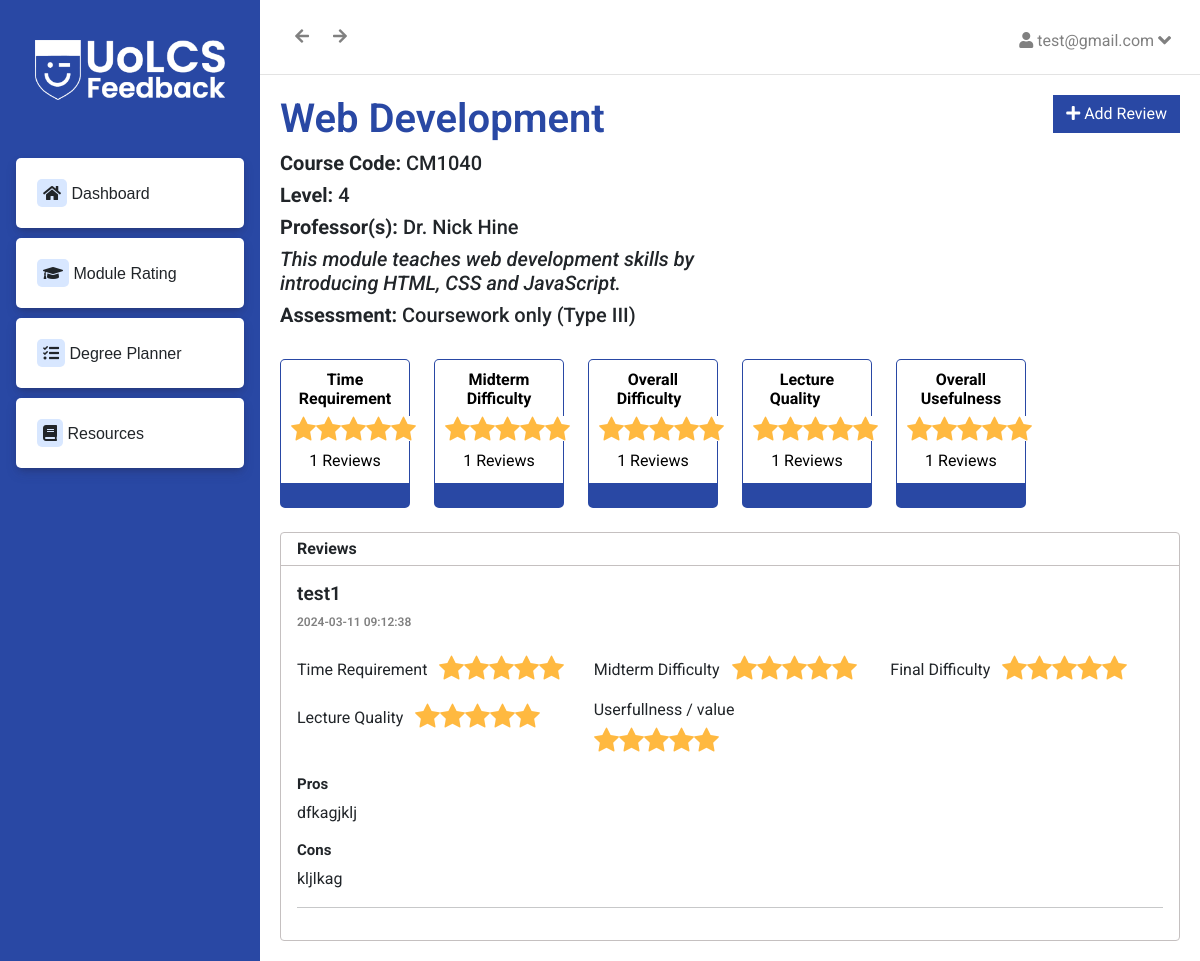
Screenshot of /module/CM1040 (signed in) with the database file from the repository.
### app/models.py (models this page shows, shortened)
class User(UserMixin, db.Model):
	id = db.Column(db.Integer, primary_key=True)
	email = db.Column(db.String(500), unique=True, index=True)
	password = db.Column(db.String(500))
	name = db.Column(db.String(500))
	reviews = db.relationship('Rating', backref='user')
	usermodules = db.relationship('UserModule', backref='user', lazy='dynamic')

class Module(db.Model):
	code = db.Column(db.String(20), primary_key=True)
	name = db.Column(db.String(100))
	professor = db.Column(db.String(100))
	year = db.Column(db.Integer)
	level = db.Column(db.String(5))
	moduleDescription = db.Column(db.Text)
	assessment = db.Column(db.Text)
	ratings = db.relationship('Rating', backref='module')
	userNotes = db.relationship('UserNotes', backref='module')
	usermodules = db.relationship('UserModule', backref='module', lazy='dynamic')

class Rating(db.Model):
	id = db.Column(db.Integer, primary_key=True)
	userId = db.Column(db.Integer, ForeignKey(User.__tablename__ + '.id'), nullable=False)
	moduleCode = db.Column(db.Integer, ForeignKey(Module.__tablename__ + '.code'), nullable=False)
	time = db.Column(db.Integer)
	midterm = db.Column(db.Integer)
	final = db.Column(db.Integer)
	lectures = db.Column(db.Integer)
	usefulness = db.Column(db.Integer)
	pros = db.Column(db.Text)
	cons = db.Column(db.Text)
	helpful = db.Column(db.Integer, default= 0)
	nothelpful = db.Column(db.Integer, default= 0)
	created_on = db.Column(db.DateTime, server_default=db.func.now())

### app/blueprints/main/routes.py (the view)
@bp.route('/module/<id>', methods=['GET'])
@login_required
def module(id):
	mod = Module.query.get(id)
	ratings = getRating(mod.ratings)
	userIdd = current_user.id
	allRatings = Rating.query.filter(Rating.userId!=userIdd, Rating.moduleCode == id).all()
	myRatings = Rating.query.filter_by(userId=userIdd, moduleCode = id).all()
	return render_template('main/module.html', module = mod, allRatings = myRatings + allRatings, ratings = ratings, myRatings = myRatings)

### app/blueprints/main/routes.py (called while the page is built)
def getRating(rating):
	timeTotal = 0
	midtermTotal = 0
	finalTotal = 0
	lecturesTotal = 0
	usefulnessTotal = 0
	count = 0
	for rat in rating:
		timeTotal = timeTotal + rat.time
		midtermTotal = midtermTotal + rat.midterm
		finalTotal = finalTotal + rat.final
		lecturesTotal = lecturesTotal + rat.lectures
		usefulnessTotal = usefulnessTotal + rat.usefulness
		count = count + 1
	if(count == 0):
		return {"time" : {'count': 0, 'avg' : 0}, "midterm" : {'count': 0, 'avg' : 0}, "final" : {'count': 0, 'avg' : 0}, "lecture" : {'count': 0, 'avg' : 0}, "usefulness" : {'count': 0, 'avg' : 0}}
	else:
		return {"time" : {'count': count, 'avg' : timeTotal/count}, "midterm" : {'count': count, 'avg' : midtermTotal/count}, "final" : {'count': count, 'avg' : finalTotal/count}, "lecture" : {'count': count, 'avg' : lecturesTotal/count}, "usefulness" : {'count': count, 'avg' : usefulnessTotal/count}}

### app/models.py (called while the page is built)
@login.user_loader
def load_user(id):
	return User.query.get(id)

### app/templates/main/module.html (shortened to what this page needs)
{% extends 'main/base.html' %}
{% block main %}
<div class="row">
    <div class="col-md-6">
        <h2 class="module-name" style="font-size: 40px;">{{module.name}}</h2>
        <h5><strong>Course Code:</strong> {{module.code}}</h5>
        <h5><strong>Level:</strong> {{module.level}}</h5>
        <h5><strong>Professor(s):</strong> {{module.professor}}</h5>
        <h5><i>{{module.moduleDescription}}</i> </h5>
        <h5><strong>Assessment:</strong> {{module.assessment}}</h5>
    </div>
    <div class="col-md-6 text-end">
        {% if myRatings|length == 0 %}
        <a class="btn btn-primary" data-bs-toggle="modal" data-bs-target="#addReview"><i class="fa fa-plus" aria-hidden="true"></i> Add Review </a>
        {% else %}
        <a class="btn btn-secondary noHover" disabled> Reviewed </a>
        {% endif %}
    </div>
</div>
<div class="content-wrapper mt-4">
    <div class="row">
      <div class="col-sm-2">
            <div class="rating-box text-center">
                <h6 class="mb-2">Time Requirement</h6>
                <span class="stars" style="margin: 0px auto;"> {{ratings.time.avg}}</span>
                <p class="mt-2 mb-0">{{ratings.time.count}} Reviews</p>
            </div>
      </div>
      <div class="col-sm-2">
                <div class="rating-box text-center">
                    <h6 class="mb-2">Midterm Difficulty</h6>
                    <span class="stars" style="margin: 0px auto;"> {{ratings.midterm.avg}}</span>
                    <p class="mt-2 mb-0">{{ratings.midterm.count}} Reviews</p>
                </div>
        </div>
        <div class="col-sm-2">
            <div class="rating-box text-center">
                <h6 class="mb-2">Overall Difficulty &nbsp;</h6>
                <span class="stars" style="margin: 0px auto;"> {{ratings.final.avg}}</span>
                <p class="mt-2 mb-0">{{ratings.final.count}} Reviews</p>
            </div>
        </div>
        <div class="col-sm-2">
            <div class="rating-box text-center">
                <h6 class="mb-2">Lecture Quality &nbsp; &nbsp; &nbsp; </h6>
                <span class="stars" style="margin: 0px auto;">  {{ratings.lecture.avg}}</span>
                <p class="mt-2 mb-0">{{ratings.lecture.count}} Reviews</p>
            </div>
        </div>
        <div class="col-sm-2">
            <div class="rating-box text-center">
                <h6 class="mb-2">Overall Usefulness </h6>
                <span class="stars" style="margin: 0px auto;"> {{ratings.usefulness.avg}}</span>
                <p class="mt-2 mb-0">{{ratings.usefulness.count}} Reviews</p>
            </div>
        </div>
    </div>
    <div class="row mt-4">
        <div class="col-sm-12">
            <div class="module-reviews">
                <div class="head px-3 py-1">
                    Reviews
                </div>
                <div class="reviews-list p-3">
                    {% for item in allRatings %}
                    <div class="review">
                        <h4>{{item.user.name}}</h4>
                        <p class="date">{{item.created_on}} </p>
                        <div class="ratings">
                            <div class="row">
                                <div class="col-md-4 my-2">
                                    <span class="rating-title">Time Requirement</span>
                                    <span class="stars" style="display: inline-block;"> {{item.time}}</span>
                                </div>
                                <div class="col-md-4 my-2">
                                    <span class="rating-title">Midterm Difficulty                                    </span>
                                    <span class="stars" style="display: inline-block;"> {{item.midterm}}</span>
                                </div>
                                <div class="col-md-4 my-2">
                                    <span class="rating-title">Final Difficulty</span>
                                    <span class="stars" style="display: inline-block;"> {{item.final}}</span>
                                </div>
                                <div class="col-md-4 my-2">
                                    <span class="rating-title">Lecture Quality</span>
                                    <span class="stars" style="display: inline-block;"> {{item.lectures}}</span>
                                </div>
                                <div class="col-md-4 my-2">
                                    <span class="rating-title">Userfullness / value</span>
                                    <span class="stars" style="display: inline-block;"> {{item.usefulness}}</span>
                                </div>
                            </div>
                        </div>
                        <div class="my-2 pros">
                            <h6>Pros</h6>
                            <p>{{item.pros}}</p>
                        </div>
                        <div class="my-2 cons">
                            <h6>Cons</h6>
                            <p>{{item.cons}}</p>
                        </div>
                    </div>
                    <hr>
                    {% endfor %}
                </div>
            </div>
        </div>
    </div>
</div>
{% endblock %}

### app/templates/main/base.html (shortened to what this page needs)
<!DOCTYPE html>
<html lang="en">
<head>
	<link rel="stylesheet" href="https://cdnjs.cloudflare.com/ajax/libs/font-awesome/4.7.0/css/font-awesome.min.css">
	<link rel="stylesheet" href="https://cdnjs.cloudflare.com/ajax/libs/font-awesome/5.7.0/css/all.min.css" />
	<link href="https://cdn.jsdelivr.net/npm/bootstrap@5.1.3/dist/css/bootstrap.min.css" rel="stylesheet">
	<link rel="stylesheet" href="{{ url_for('static', filename='public/style.css') }}">
</head>
<body class="dashboard">
	<header class="dashboard-header">
		<a href="\main">
		<img src="{{ url_for('static', filename='assets/logo-white.png') }}" alt="Logo">
		</a>
		<br><br>
		<nav>
			<a href="/main" class="link"><i class="fas fa-home "></i> Dashboard</a>
			<a href="/modules" class="link"><i class="fas fa-graduation-cap"></i> Module Rating</a>
			<a href="/degree-planner" class="link"><i class="fas fa-tasks"></i> Degree Planner</a>
			<a href="/resources" class="link"><i class="fas fa-book"></i> Resources</a>
		</nav>
	</header>
	<main>
		<div class="top-bar">
			<div>
				<a onclick="history.back()">
					<i class="fa fa-arrow-left" aria-hidden="true"></i>
				</a>
				<a onclick="history.forward()">
					<i class="fa fa-arrow-right" aria-hidden="true"></i>
				</a>
				<div class="dropdown-container">
					<label for="openDropdown" class="dropdown">
						<i class="fas fa-user"></i>
						{{ current_user.email }}
					  	<i class="fa fa-angle-down"></i>
					</label>
				</div>
			</div>
		</div>
		<div class="dashboard-content">
			{% block main %}
			{% endblock %}
		</div>
	</main>
</body>
</html>

### app/static/public/style.css (style rules this page uses)
* { box-sizing: border-box; margin: 0; }
html { scroll-behavior: smooth; }
:root { --color: rgb(41,72,164); }
body { margin: 0; display: grid; grid-template-rows: auto 1fr auto; min-height: 100vh; font-family: 'Roboto', sans-serif; }
header { font-family: 'Poppins', sans-serif; padding: 1rem; display: grid; align-items: center; grid-template-columns: 1fr auto 1fr; }
header nav { display: flex; gap: 1rem; }
header nav a { text-decoration: none; color: black; padding: 0.25rem 1rem; }
header img, footer img { height: 6rem; }
.dashboard-header { padding-top: 40px; background: var(--color); position: fixed; left: 0; width: 260px; height: 100%; align-items: start; display: block; }
.dashboard-header nav { display: block; }
.dashboard-header img { margin:auto; display:block; max-width: 100%; max-height: 60px; }
.dashboard-header nav a { width: 100%; background-color: white; display: block; padding: 21px; border-radius: 5px; margin: 10px 0px 10px 0px; box-shadow: rgba(50, 50, 93, 0.25) 0px 6px 12px -2px, rgba(0, 0, 0, 0.3) 0px 3px 7px -3px; }
.dashboard-header nav i { background-color: #D8E7FF; padding: 6px; border-radius: 5px; }
.dashboard main { margin-left: 260px; }
.top-bar { padding: 25px; border-bottom: 1px solid #e3e3e3; color: gray; }
.top-bar a { padding: 10px; }
.dropdown-container { float: right; }
.dropdown { padding: 4px; border-radius: 3px; justify-content: space-around; font-size: 1.0rem; cursor: pointer; }
.fa-angle-down { position: relative; top: 2px; font-size: 1.3rem; transition: transform 0.3s ease; }
.dashboard-content { padding: 20px; }
.btn-primary { color: #fff; background-color: #2948a4; border-color: #2948a4; border-radius: 0; }
.link, .link:hover { text-decoration: none; margin-right: 8px; cursor: pointer; color: unset; }
.module-name { font-size: 1.1rem; font-weight: 600; color: #2948a4; }
.rating-box { color: orange; }
span.stars, span.stars span { display: block; background: url('/static/assets/star.svg') 0 0 repeat-x; width: 125px; height: 25px; background-size: 25px 25px; }
.rating-box { border: 1px solid #2948a4; padding:10px; border-bottom: 25px solid #2948a4; border-radius: 5px; }
.rating-box h6 { font-weight: 700; }
.rating-box h6, .rating-box p { color: black; }
.module-reviews { border: 1px solid rgb(197 192 192); border-radius: 4px; }
.module-reviews .head { border-bottom: 1px solid rgb(197 192 192); font-weight: 700; }
.review h4 { font-size: 1.2rem; font-weight: 600; }
.review .date { font-size: 0.75rem; font-weight: 600; color: gray; }
.rating-title { margin-right: 8px; position: relative; bottom: 5px; }
.pros h6, .cons h6 { font-size: 15px; font-weight: 700; }

### rows the page displays
User: email "test@gmail.com"
Module: name "Web Development", code "CM1040", level "4", professor "Dr. Nick Hine", moduleDescription "This module teaches web development skills by introducing HTML, CSS and JavaScript.", assessment "Coursework only (Type III)"
Rating: user.name "test1", created_on "2024-03-11 09:12:38", pros "dfkagjklj", cons "kljlkag"

### other values shown
{{ ratings.time.count }} "1"
{{ ratings.midterm.count }} "1"
{{ ratings.final.count }} "1"
{{ ratings.lecture.count }} "1"
{{ ratings.usefulness.count }} "1"
